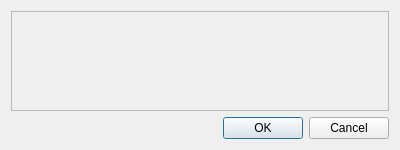
<?xml version="1.0" encoding="UTF-8"?>
<ui version="4.0">
 <class>Dialog</class>
 <widget class="QDialog" name="Dialog">
  <property name="geometry">
   <rect>
    <x>0</x>
    <y>0</y>
    <width>400</width>
    <height>150</height>
   </rect>
  </property>
  <property name="windowTitle">
   <string>Вам новое сообщение</string>
  </property>
  <property name="styleSheet">
   <string notr="true"/>
  </property>
  <layout class="QGridLayout" name="gridLayout">
   <item row="1" column="0">
    <widget class="QDialogButtonBox" name="buttonBox">
     <property name="orientation">
      <enum>Qt::Horizontal</enum>
     </property>
     <property name="standardButtons">
      <set>QDialogButtonBox::Cancel|QDialogButtonBox::Ok</set>
     </property>
    </widget>
   </item>
   <item row="0" column="0">
    <widget class="QScrollArea" name="scrollArea">
     <property name="widgetResizable">
      <bool>true</bool>
     </property>
     <widget class="QWidget" name="scrollAreaWidgetContents">
      <property name="geometry">
       <rect>
        <x>0</x>
        <y>0</y>
        <width>380</width>
        <height>101</height>
       </rect>
      </property>
      <layout class="QGridLayout" name="gridLayout_2">
       <item row="0" column="0">
        <widget class="QLabel" name="label">
         <property name="text">
          <string/>
         </property>
         <property name="scaledContents">
          <bool>true</bool>
         </property>
         <property name="wordWrap">
          <bool>true</bool>
         </property>
        </widget>
       </item>
      </layout>
     </widget>
    </widget>
   </item>
  </layout>
 </widget>
 <resources>
  <include location="../../../../res.qrc"/>
 </resources>
 <connections>
  <connection>
   <sender>buttonBox</sender>
   <signal>accepted()</signal>
   <receiver>Dialog</receiver>
   <slot>accept()</slot>
   <hints>
    <hint type="sourcelabel">
     <x>248</x>
     <y>254</y>
    </hint>
    <hint type="destinationlabel">
     <x>157</x>
     <y>274</y>
    </hint>
   </hints>
  </connection>
  <connection>
   <sender>buttonBox</sender>
   <signal>rejected()</signal>
   <receiver>Dialog</receiver>
   <slot>reject()</slot>
   <hints>
    <hint type="sourcelabel">
     <x>316</x>
     <y>260</y>
    </hint>
    <hint type="destinationlabel">
     <x>286</x>
     <y>274</y>
    </hint>
   </hints>
  </connection>
 </connections>
</ui>
